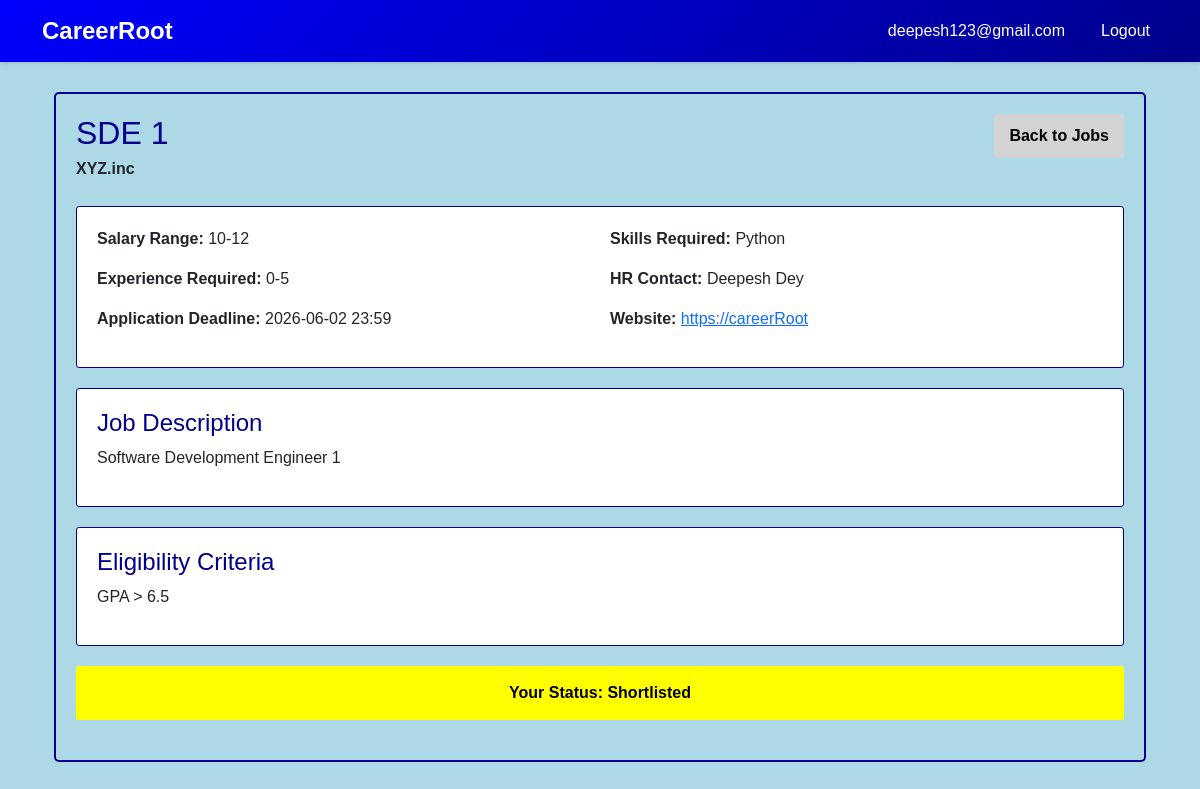
Page /student/job/1 (signed in) on the earlier database version.
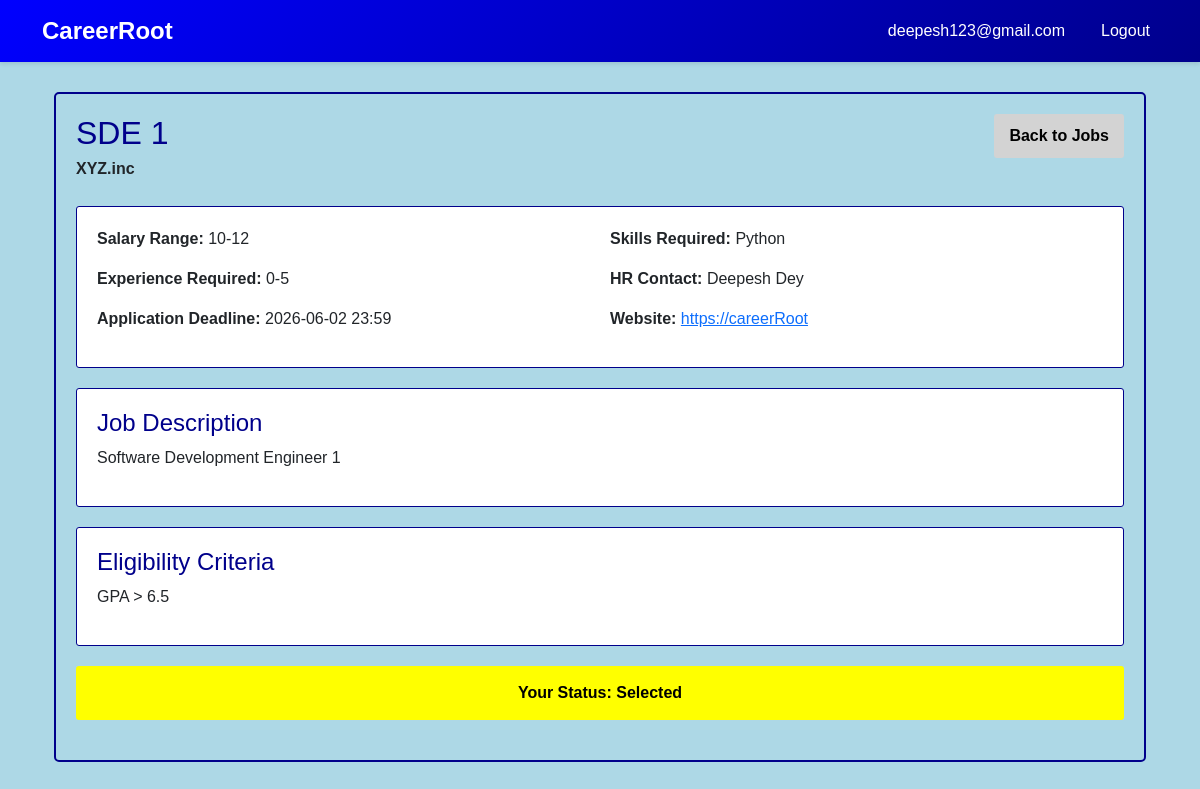
Same page on the later database version.
### core/database/models.py (models this page shows, shortened)
class Application(db.Model):
    __tablename__ = 'application'
    application_id = db.Column(db.Integer, primary_key=True, autoincrement=True)
    student_id = db.Column(db.Integer, db.ForeignKey('student.student_id'), nullable=False)
    drive_id = db.Column(db.Integer, db.ForeignKey('placement_drive.drive_id'), nullable=False)
    application_date = db.Column(db.DateTime, default=datetime.utcnow)
    status = db.Column(
        db.String(20),
        default=ApplicationStatus.APPLIED.value,
        nullable=False
    )  #Applied, Shortlisted, Selected, Rejected
    created_at = db.Column(db.DateTime, default=datetime.utcnow)
    updated_at = db.Column(db.DateTime, default=datetime.utcnow, onupdate=datetime.utcnow)
    placement = db.relationship('Placement', backref='application', uselist=False, cascade='all, delete-orphan')
    __table_args__ = (db.UniqueConstraint('student_id', 'drive_id', name='unique_student_drive'),)

### core/routes/student.py (the view)
@student_bp.route('/job/<int:drive_id>')
def job_details(drive_id):
    if not check_student():
        return redirect(url_for('auth.homepage'))
    drive = PlacementDrive.query.get(drive_id)
    if not drive:
        flash('Job not found', 'danger')
        return redirect(url_for('student.jobs'))
    company = Company.query.get(drive.company_id)
    student = Student.query.get(session.get('user_id'))
    application = Application.query.filter_by(
        student_id=student.student_id,
        drive_id=drive_id
    ).first()
    return render_template('student_job_details.html', drive=drive, company=company,
                         student=student, application=application)

### core/routes/student.py (called while the page is built)
def check_student():
    if session.get('user_type') != 'student':
        flash('Unauthorized access', 'danger')
        return False
    return True

### templates/student_job_details.html
{% extends "base.html" %}
{% block content %}
<div class="container" style="margin-top:30px; margin-bottom:30px;">
    <div style="background-color:lightblue; padding:20px; border:2px solid darkblue; border-radius:5px;">
        <div style="display:flex; justify-content:space-between; align-items:start; margin-bottom:20px;">
            <div>
                <h2 style="color:darkblue; margin:0;">{{ drive.job_title }}</h2>
                <p style="margin:5px 0; font-size:16px;"><strong>{{ drive.company.company_name }}</strong></p>
            </div>
            <a href="{{ url_for('student.jobs') }}" style="background-color:lightgray; color:black; padding:10px 15px; border:none; border-radius:3px; text-decoration:none; font-weight:bold;">
                Back to Jobs
            </a>
        </div>
        <div style="background-color:white; padding:20px; border:1px solid darkblue; border-radius:3px; margin-bottom:20px;">
            <div style="display:grid; grid-template-columns: 1fr 1fr; gap:20px;">
                <div>
                    <p><strong>Salary Range:</strong> {{ drive.salary_range or 'Not specified' }}</p>
                    <p><strong>Experience Required:</strong> {{ drive.experience_required or 'Not specified' }}</p>
                    <p><strong>Application Deadline:</strong> {{ drive.application_deadline.strftime('%Y-%m-%d %H:%M') }}</p>
                </div>
                <div>
                    <p><strong>Skills Required:</strong> {{ drive.skills_required or 'Not specified' }}</p>
                    <p><strong>HR Contact:</strong> {{ drive.company.hr_contact or 'Not provided' }}</p>
                    <p><strong>Website:</strong> {% if drive.company.website %}<a href="{{ drive.company.website }}" target="_blank">{{ drive.company.website }}</a>{% else %}Not provided{% endif %}</p>
                </div>
            </div>
        </div>
        <div style="background-color:white; padding:20px; border:1px solid darkblue; border-radius:3px; margin-bottom:20px;">
            <h4 style="color:darkblue; margin-top:0;">Job Description</h4>
            <p style="white-space:pre-wrap;">{{ drive.job_description or 'Not provided' }}</p>
        </div>
        <div style="background-color:white; padding:20px; border:1px solid darkblue; border-radius:3px; margin-bottom:20px;">
            <h4 style="color:darkblue; margin-top:0;">Eligibility Criteria</h4>
            <p style="white-space:pre-wrap;">{{ drive.eligibility_criteria or 'Not specified' }}</p>
        </div>
        <div style="margin-top:20px;">
            {% if application %}
                <div style="background-color:yellow; color:black; padding:15px; border-radius:3px; text-align:center; margin-bottom:20px;">
                    <p style="margin:0; font-weight:bold;">Your Status: {{ application.status }}</p>
                </div>
            {% else %}
                <form method="POST" action="{{ url_for('student.apply_job', drive_id=drive.drive_id) }}">
                    <button type="submit" style="background-color:green; color:white; padding:12px 30px; border:none; border-radius:3px; cursor:pointer; font-weight:bold; font-size:16px;">
                        Apply Now
                    </button>
                </form>
            {% endif %}
        </div>
    </div>
</div>
{% endblock %}

Differences in the rows shown:
changed Application: status "Shortlisted" → "Selected"
